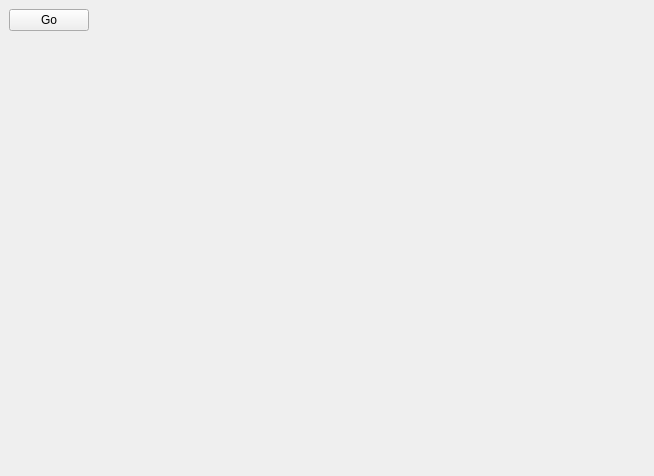
<?xml version="1.0" encoding="UTF-8"?>
<ui version="4.0">
 <class>MainWindow</class>
 <widget class="QMainWindow" name="MainWindow">
  <property name="geometry">
   <rect>
    <x>0</x>
    <y>0</y>
    <width>654</width>
    <height>476</height>
   </rect>
  </property>
  <property name="windowTitle">
   <string>MainWindow</string>
  </property>
  <property name="layoutDirection">
   <enum>Qt::LayoutDirection::LeftToRight</enum>
  </property>
  <widget class="QWidget" name="centralwidget">
   <property name="sizePolicy">
    <sizepolicy hsizetype="Preferred" vsizetype="Minimum">
     <horstretch>0</horstretch>
     <verstretch>0</verstretch>
    </sizepolicy>
   </property>
   <layout class="QHBoxLayout" name="horizontalLayout">
    <property name="sizeConstraint">
     <enum>QLayout::SizeConstraint::SetFixedSize</enum>
    </property>
    <item>
     <widget class="QPushButton" name="go">
      <property name="sizePolicy">
       <sizepolicy hsizetype="Fixed" vsizetype="Fixed">
        <horstretch>0</horstretch>
        <verstretch>0</verstretch>
       </sizepolicy>
      </property>
      <property name="text">
       <string>Go</string>
      </property>
     </widget>
    </item>
   </layout>
  </widget>
 </widget>
 <resources/>
 <connections/>
</ui>
